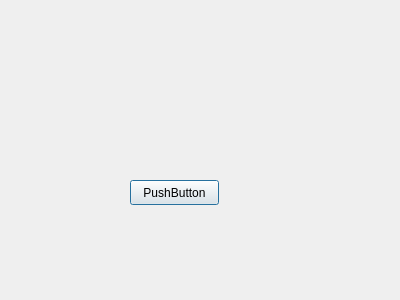
<?xml version="1.0" encoding="UTF-8"?>
<ui version="4.0">
 <class>Dialog</class>
 <widget class="QDialog" name="Dialog">
  <property name="geometry">
   <rect>
    <x>0</x>
    <y>0</y>
    <width>400</width>
    <height>300</height>
   </rect>
  </property>
  <property name="windowTitle">
   <string>Dialog</string>
  </property>
  <widget class="QPushButton" name="pushButton">
   <property name="geometry">
    <rect>
     <x>130</x>
     <y>180</y>
     <width>89</width>
     <height>25</height>
    </rect>
   </property>
   <property name="text">
    <string>PushButton</string>
   </property>
  </widget>
 </widget>
 <resources/>
 <connections/>
</ui>
